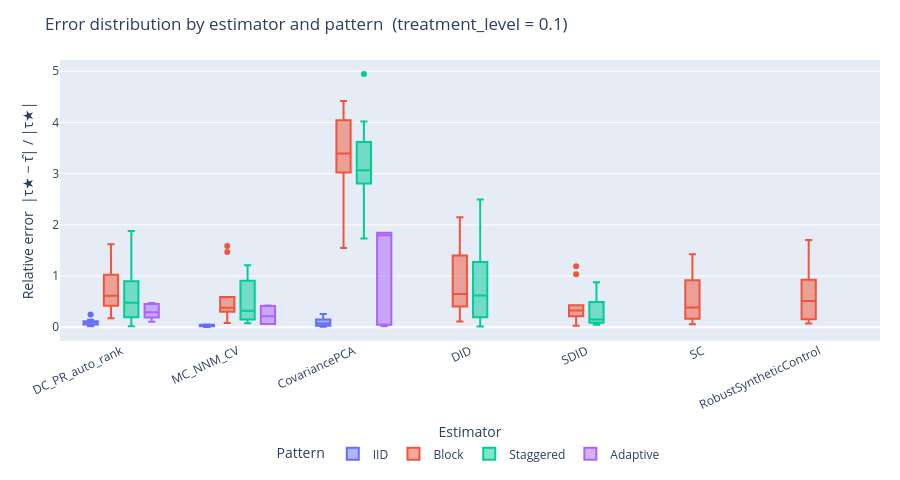

The notebook cell saved with this chart:
### Markdown cell above
### 2b — Error distribution by pattern (treatment level = 0.1)

Box plots show the spread of relative error across the 10 trials for each estimator.

### Code cell
fig = px.box(
    sub02.dropna(subset=["error"]),
    x="method",
    y="error",
    color="pattern",
    category_orders={"method": METHODS_ORDER, "pattern": PATTERNS_ORDER},
    labels={"error": "Relative error  |τ* − τ̂| / |τ*|", "method": "Estimator", "pattern": "Pattern"},
    title="Error distribution by estimator and pattern  (treatment_level = 0.1)",
)
fig.update_layout(
    height=480,
    xaxis_tickangle=-25,
    margin=dict(l=60, r=20, t=60, b=120),
    legend=dict(title="Pattern", orientation="h", y=-0.35, x=0.5, xanchor="center"),
)
fig.show()

### Figure 1 — Plotly figure (JSON) as saved in the notebook; plotly's stock layout.template omitted (floating-point values rounded to 4 significant figures)
{"data": [{"alignmentgroup": "True", "hovertemplate": "Pattern=IID<br>Estimator=%{x}<br>Relative error  |τ★ − τ̂| / |τ★|=%{y}<extra></extra>", "legendgroup": "IID", "marker": {"color": "#636efa"}, "name": "IID", "notched": false, "offsetgroup": "IID", "orientation": "v", "showlegend": true, "type": "box", "x": ["DC_PR_auto_rank", "MC_NNM_CV", "CovariancePCA", "DC_PR_auto_rank", "MC_NNM_CV", "CovariancePCA", "DC_PR_auto_rank", "MC_NNM_CV", "CovariancePCA", "DC_PR_auto_rank", "MC_NNM_CV", "CovariancePCA", "DC_PR_auto_rank", "MC_NNM_CV", "CovariancePCA", "DC_PR_auto_rank", "MC_NNM_CV", "CovariancePCA", "DC_PR_auto_rank", "MC_NNM_CV", "CovariancePCA", "DC_PR_auto_rank", "MC_NNM_CV", "CovariancePCA", "DC_PR_auto_rank", "MC_NNM_CV", "CovariancePCA", "DC_PR_auto_rank", "MC_NNM_CV", "CovariancePCA"], "x0": " ", "xaxis": "x", "y": [0.08963, 0.0454, 0.2583, 0.0513, 0.05035, 0.08795, 0.01822, 0.0325, 0.01001, 0.1097, 0.03086, 0.2481, 0.03689, 0.008743, 0.008585, 0.09127, 0.02129, 0.02748, 0.1117, 0.04787, 0.1497, 0.1444, 0.02285, 0.05263, 0.1153, 0.02006, 0.05943, 0.2464, 0.004832, 0.1395], "y0": " ", "yaxis": "y"}, {"alignmentgroup": "True", "hovertemplate": "Pattern=Block<br>Estimator=%{x}<br>Relative error  |τ★ − τ̂| / |τ★|=%{y}<extra></extra>", "legendgroup": "Block", "marker": {"color": "#EF553B"}, "name": "Block", "notched": false, "offsetgroup": "Block", "orientation": "v", "showlegend": true, "type": "box", "x": ["DC_PR_auto_rank", "MC_NNM_CV", "CovariancePCA", "DID", "SDID", "SC", "RobustSyntheticControl", "DC_PR_auto_rank", "MC_NNM_CV", "CovariancePCA", "DID", "SDID", "SC", "RobustSyntheticControl", "DC_PR_auto_rank", "MC_NNM_CV", "CovariancePCA", "DID", "SDID", "SC", "RobustSyntheticControl", "DC_PR_auto_rank", "MC_NNM_CV", "CovariancePCA", "DID", "SDID", "SC", "RobustSyntheticControl", "DC_PR_auto_rank", "MC_NNM_CV", "CovariancePCA", "DID", "SDID", "SC", "RobustSyntheticControl", "DC_PR_auto_rank", "MC_NNM_CV", "CovariancePCA", "DID", "SDID", "SC", "RobustSyntheticControl", "DC_PR_auto_rank", "MC_NNM_CV", "CovariancePCA", "DID", "SDID", "SC", "RobustSyntheticControl", "DC_PR_auto_rank", "MC_NNM_CV", "CovariancePCA", "DID", "SDID", "SC", "RobustSyntheticControl", "DC_PR_auto_rank", "MC_NNM_CV", "CovariancePCA", "DID", "SDID", "SC", "RobustSyntheticControl", "DC_PR_auto_rank", "MC_NNM_CV", "CovariancePCA", "DID", "SDID", "SC", "RobustSyntheticControl"], "x0": " ", "xaxis": "x", "y": [0.864, 0.3015, 4.198, 0.5925, 0.3035, 0.2264, 0.1548, 0.4169, 0.5913, 2.668, 0.7555, 0.2775, 0.1628, 0.4373, 1.623, 1.588, 3.062, 1.718, 1.188, 1.183, 1.704, 0.1771, 0.08161, 3.421, 0.4052, 0.3853, 0.1213, 0.07431, 1.026, 1.471, 1.545, 2.149, 0.4275, 0.9174, 0.9527, 0.5975, 0.3102, 3.02, 0.6683, 0.1395, 0.2925, 0.4456, 0.6351, 0.4418, 3.47, 0.362, 0.3491, 0.5867, 0.5773, 0.3179, 0.4947, 4.043, 1.4, 1.035, 1.423, 0.9251, 1.045, 0.3184, 3.362, 0.6324, 0.02637, 0.05945, 0.1466, 0.4309, 0.2503, 4.417, 0.1124, 0.2117, 0.4739, 0.6572], "y0": " ", "yaxis": "y"}, {"alignmentgroup": "True", "hovertemplate": "Pattern=Staggered<br>Estimator=%{x}<br>Relative error  |τ★ − τ̂| / |τ★|=%{y}<extra></extra>", "legendgroup": "Staggered", "marker": {"color": "#00cc96"}, "name": "Staggered", "notched": false, "offsetgroup": "Staggered", "orientation": "v", "showlegend": true, "type": "box", "x": ["DC_PR_auto_rank", "MC_NNM_CV", "CovariancePCA", "DID", "SDID", "DC_PR_auto_rank", "MC_NNM_CV", "CovariancePCA", "DID", "SDID", "DC_PR_auto_rank", "MC_NNM_CV", "CovariancePCA", "DID", "SDID", "DC_PR_auto_rank", "MC_NNM_CV", "CovariancePCA", "DID", "SDID", "DC_PR_auto_rank", "MC_NNM_CV", "CovariancePCA", "DID", "SDID", "DC_PR_auto_rank", "MC_NNM_CV", "CovariancePCA", "DID", "SDID", "DC_PR_auto_rank", "MC_NNM_CV", "CovariancePCA", "DID", "SDID", "DC_PR_auto_rank", "MC_NNM_CV", "CovariancePCA", "DID", "SDID", "DC_PR_auto_rank", "MC_NNM_CV", "CovariancePCA", "DID", "SDID", "DC_PR_auto_rank", "MC_NNM_CV", "CovariancePCA", "DID", "SDID"], "x0": " ", "xaxis": "x", "y": [0.01728, 0.9054, 2.201, 1.276, 0.493, 0.457, 0.7125, 3.012, 0.7199, 0.08707, 0.8988, 0.07932, 1.73, 0.02843, 0.1186, 1.881, 1.202, 3.618, 2.492, 0.6291, 0.7561, 0.2281, 2.805, 0.5211, 0.8798, 0.1004, 1.212, 4.945, 1.38, 0.04549, 0.1934, 0.1136, 4.02, 0.1944, 0.0935, 0.4977, 0.4136, 3.296, 1.095, 0.1818, 0.9872, 0.1523, 3.12, 0.01248, 0.2191, 0.4131, 0.1853, 2.831, 0.393, 0.05555], "y0": " ", "yaxis": "y"}, {"alignmentgroup": "True", "hovertemplate": "Pattern=Adaptive<br>Estimator=%{x}<br>Relative error  |τ★ − τ̂| / |τ★|=%{y}<extra></extra>", "legendgroup": "Adaptive", "marker": {"color": "#ab63fa"}, "name": "Adaptive", "notched": false, "offsetgroup": "Adaptive", "orientation": "v", "showlegend": true, "type": "box", "x": ["DC_PR_auto_rank", "MC_NNM_CV", "CovariancePCA", "DC_PR_auto_rank", "MC_NNM_CV", "CovariancePCA", "DC_PR_auto_rank", "MC_NNM_CV", "CovariancePCA", "DC_PR_auto_rank", "MC_NNM_CV", "CovariancePCA", "DC_PR_auto_rank", "MC_NNM_CV", "CovariancePCA", "DC_PR_auto_rank", "MC_NNM_CV", "CovariancePCA", "DC_PR_auto_rank", "MC_NNM_CV", "CovariancePCA", "DC_PR_auto_rank", "MC_NNM_CV", "CovariancePCA", "DC_PR_auto_rank", "MC_NNM_CV", "CovariancePCA", "DC_PR_auto_rank", "MC_NNM_CV", "CovariancePCA"], "x0": " ", "xaxis": "x", "y": [0.1889, 0.0627, 1.847, 0.4321, 0.4148, 0.04963, 0.1054, 0.0627, 1.847, 0.4725, 0.4246, 0.06245, 0.21, 0.0627, 1.847, 0.2714, 0.2163, 1.797, 0.4701, 0.4067, 0.0197, 0.4532, 0.4237, 0.04681, 0.1586, 0.0627, 1.847, 0.3126, 0.2163, 1.797], "y0": " ", "yaxis": "y"}], "layout": {"boxmode": "group", "height": 480, "legend": {"orientation": "h", "title": {"text": "Pattern"}, "tracegroupgap": 0, "x": 0.5, "xanchor": "center", "y": -0.35}, "margin": {"b": 120, "l": 60, "r": 20, "t": 60}, "title": {"text": "Error distribution by estimator and pattern  (treatment_level = 0.1)"}, "xaxis": {"anchor": "y", "categoryarray": ["DC_PR_auto_rank", "MC_NNM_CV", "CovariancePCA", "DID", "SDID", "SC", "RobustSyntheticControl"], "categoryorder": "array", "domain": [0, 1], "tickangle": -25, "title": {"text": "Estimator"}}, "yaxis": {"anchor": "x", "domain": [0, 1], "title": {"text": "Relative error  |τ★ − τ̂| / |τ★|"}}}}
